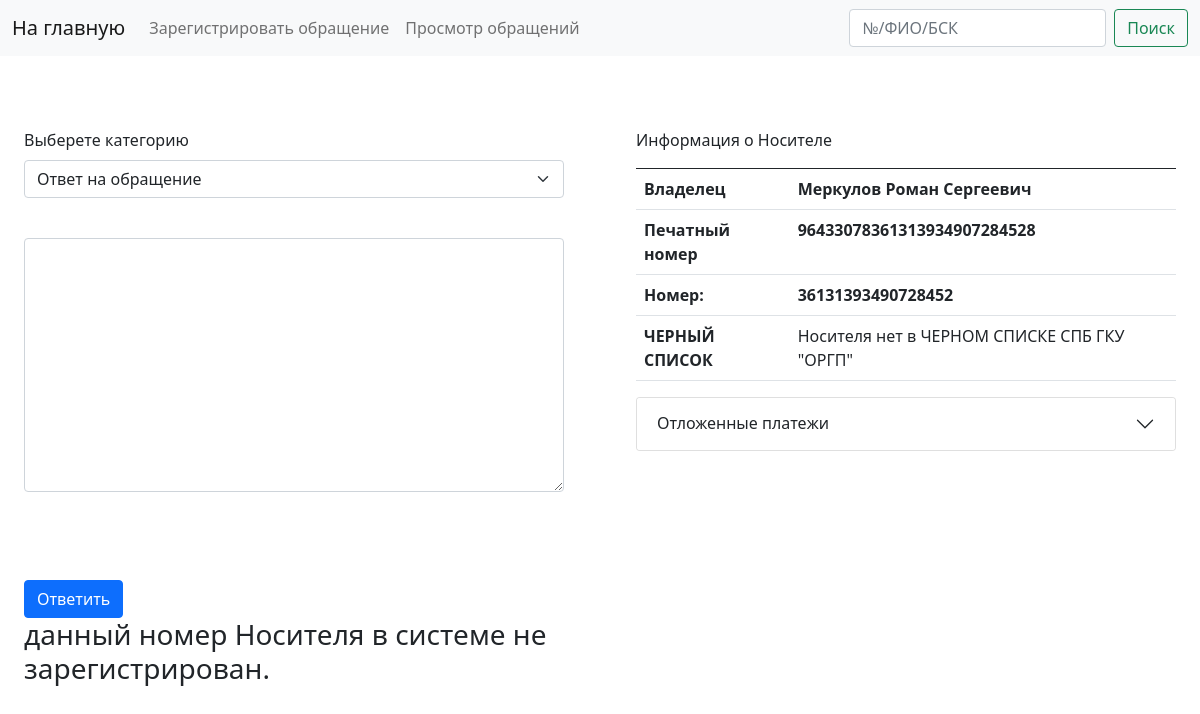
Page /appeal/appeal_edit/22 on the committed database.
### appeal/models.py (models this page shows, shortened)
class Appeal(models.Model):
	auto_park 	 				=	models.CharField(max_length=50, default=None, null = True, blank=True)
	bsk_number  				=	models.CharField(max_length=50)
	appeal_num	 				=	models.IntegerField(default = None, unique=True)
	appeal_create_date  		=	models.DateField(default = None, null = True)
	appeal_code  				=	models.CharField(max_length=50, default=None, null = True, blank=True)
	appeal_method  	 			=	models.CharField(max_length=50, default=None, null = True, blank=True)
	appeal_owner_name  			=	models.CharField(max_length=50, default=None, null = True)
	appeal_owner_phone_number	= 	models.CharField(max_length=50, default=None, null = True, blank=True)
	district  					=	models.CharField(max_length=50, default=None, null = True, blank=True)
	incident_date  				=	models.DateField(default = None, null = True, blank=True)
	incident_time  				=	models.DateField(default = None, null = True, blank=True)
	route_number  				=	models.IntegerField(default = None, null = True, blank=True)
	stop_name  					=	models.CharField(max_length=50, default=None, null = True, blank=True)
	route_direction  			=	models.CharField(max_length=50, default=None, null = True, blank=True)
	auto_number  				=	models.CharField(max_length=50, default=None, null = True, blank=True)
	answer_method	  			=	models.CharField(max_length=50, default=None, null = True, blank=True)
	answer  					=	models.TextField(max_length=500, default=None, null = True, blank=True)
	accepted  					=	models.BooleanField(default = False)
	generated  					=	models.BooleanField(default = False)

### appeal/views.py (the view)
# urls.py: path('appeal_edit/<int:appeal_id>', appeal_edit),#пока только редактирование ОТВЕТА на обращение
def appeal_edit(request, appeal_id):
    appeal = Appeal.objects.get(id=appeal_id)
    bsk_num = (str(appeal.bsk_number)[8:-1])
    info = check_bsk_info(bsk_num)
    bsk_in_black_list = info['black_list']
    bsk_in_send_payment = info['send_payment']
    if request.method == 'POST':
        form = AppealAnswerForm(request.POST)
        if form.is_valid():
            appeal.answer       = form.cleaned_data['answer']
            appeal.generated    = False
            appeal.accepted     = False
            appeal.save()
            return HttpResponseRedirect('/appeal/appeal_list')
    else:
        form = AppealAnswerForm()
    return render(request, 'appeal/edit.html', {'appeal'            : appeal,
                                                'bsk_num'           : bsk_num,
                                                'form'              : form,
                                                'bsk_in_black_list' : bsk_in_black_list,
                                                'send_payment'      : bsk_in_send_payment,
                                                }
                                                )

### appeal/forms.py
class AppealAnswerForm(forms.Form):
    answer = forms.CharField(label='answer', max_length=500, widget=forms.Textarea)
    answer.widget.attrs.update({'class':'form-control', 'required':'required'})

### appeal/services.py (called while the page is built)
def check_bsk_info(bsk_number):
	server = '192.168.6.111\sod'
	database = 'BaseSOD'
	username = 'sa'
	password = 'SOD-Server'
	cnxn = pyodbc.connect('DRIVER={ODBC Driver 17 for SQL Server};SERVER='+server+';DATABASE='+database+';UID='+username+';PWD='+ password)
	cursor = cnxn.cursor()
	black_list_query = cursor.execute("SELECT * FROM baseSOD.dbo.BlackList WHERE card_num = '%s';"%bsk_number).fetchall()
	send_payment_query = cursor.execute("SELECT * FROM baseSOD.dbo.SendPayment WHERE CardNumber = '%s';"%bsk_number).fetchall()
	sod_trans_query = cursor.execute("SELECT * FROM baseSOD.dbo.BlackList WHERE card_num = '%s';"%bsk_number).fetchall()
	return {'black_list' 	: black_list_query,
			'send_payment'	: send_payment_query,
			}

### templates/appeal/edit.html (shortened to what this page needs)
{% extends 'appeal/appeal.html' %}
{% load static %}
{% block appeal_form %}
<br><br><br>
<div class="row">
  <br><br><br>
  <div class="col-md-6">
    <div class="container">
      <form action="/appeal/appeal_edit/{{ appeal.id }}" method = "POST">
        <fieldset >
            <div class="mb-3">
              <label for="Select" class="form-label">Выберете категорию</label>
              <select id="Select" class="form-select">
                <option>Ответ на обращение</option>
              </select>
            </div>
              <br>
        <div class="mb-3">
            {{ form.answer }}
        </div>
            <br><br><br>
            <button type="submit" class="btn btn-primary">Ответить</button>
        </fieldset>
      </form>
      {% if appeal.answer %}<h3>{{ appeal.answer }}</h3>{% endif %}
    </div>
  </div>
  <div class="col-md-6">
    <div class="container">
      <a>Информация о Носителе</a>
      <table class="table">
        <thead>
          <tr>
            <th scope="col"></th>
            <th scope="col"></th>
          </tr>
        </thead>
        <tbody>
          <tr>
            <th scope="row">Владелец</th>
            <th scope="row">{{ appeal.appeal_owner_name }}</th>
          </tr>
          <tr>
            <th scope="row">Печатный номер </th>
            <th scope="row">{{ appeal.bsk_number }}</th>
          </tr>
          <tr>
            <th scope="row">Номер:</th>
            <th scope="row">{{ bsk_num }}</th>
          </tr>
          <tr>
            <th scope="row">ЧЕРНЫЙ СПИСОК</th>
            <td>{% if bsk_in_black_list %}Носитель в ЧЕРНОМ СПИСКЕ СПБ ГКУ "ОРГП" {% else %} Носителя нет в ЧЕРНОМ СПИСКЕ СПБ ГКУ "ОРГП"{% endif %}</td>
          </tr>
        </tbody>
      </table>
    </div>
    <div class="container">
      <div class="accordion" id="accordionExample">
        <div class="accordion-item">
          <h2 class="accordion-header" id="headingOne">
            <button class="accordion-button collapsed" type="button" data-bs-toggle="collapse" data-bs-target="#collapseOne" aria-expanded="true" aria-controls="collapseOne">
              Отложенные платежи
            </button>
          </h2>
        </div>
      </div>
    </div>
  </div>
</div>
{% endblock %}

### rows in the picture
Appeal: answer "данный номер Носителя в системе не зарегистрирован.", appeal_owner_name "Меркулов Роман Сергеевич", bsk_number "96433078361313934907284528"

### other values in the picture
{{ bsk_num }} "36131393490728452"
